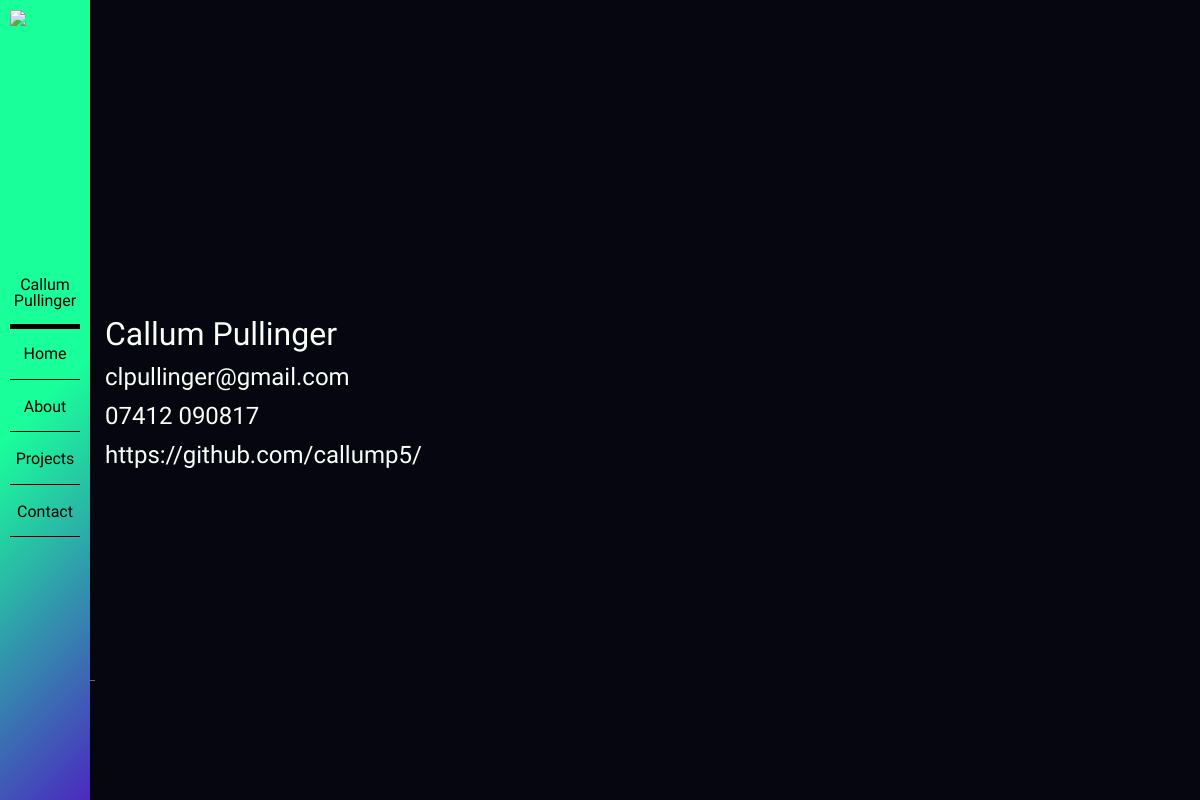
Page /contact/ on the committed database.
### contact/models.py (models this page shows)
class MyDetails(models.Model):
    name = models.CharField(max_length=200)
    number = models.CharField(max_length=12)
    email = models.CharField(max_length=200)
    github = models.CharField(max_length=200)

### contact/views.py (the view)
# urls.py: url(r'^contact/$', contact_info),
def contact_info(request):
    details = MyDetails.objects.all
    return render(request, 'contact/contact.html', {'details': details})

### templates/contact/contact.html
{% extends 'index.html' %}
{% block content %}
<div class="page">
    {% for detail in details %}
        <h1>{{ detail.name }}</h1>
        <p>{{ detail.email }}</p>
        <p>{{ detail.number }}</p>
        <p>{{ detail.github }}</p>
    {% endfor %}
</div>
{% endblock %}

### static/css/style.css (style rules this page uses)
:root { --navWidth: 90px; --navPadding: 10px; --logoWidth: 70px; --navColor1: rgb(25, 255, 154); --navColor2: rgb(75, 41, 191); --background1: #060610; --background2: rgba(0, 204, 255, 0.29); --navText: #000000; --navSpacing: 15px; --textColor: #f8fff7; --color1: #5bff64; --color2: #38f0ff; --color3: #ff48ed; }
h1, h2, h3, h4, ul, li, a, button, th, td, text, p, label, span { color: var(--textColor); font-family: 'Open Sans', sans-serif; font-family: 'Raleway', sans-serif; font-family: 'Ubuntu', sans-serif; }
h1, h2, p { padding-bottom: 15px; }
h1 { font-size: 2em; }
p { font-size: 1.5em; }
body { background-color: var(--background1); overflow-x: hidden; }
.page { min-height: 100vh; width: 90%; padding: 25px 10px 25px 0; display: flex; flex-direction: column; justify-content: center; align-items: flex-start; flex-wrap: wrap; }
@media screen and  (min-width: 500px) { .page { width: 100%; margin: 0; padding: 40px 0; } }

### rows in the picture
MyDetails: name "Callum Pullinger", email "clpullinger@gmail.com", number "07412 090817", github "https://github.com/callump5/"
